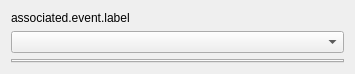
<?xml version="1.0" encoding="UTF-8"?>
<ui version="4.0">
 <class>KeyBindingConfiguration</class>
 <widget class="QWidget" name="KeyBindingConfiguration">
  <property name="geometry">
   <rect>
    <x>0</x>
    <y>0</y>
    <width>355</width>
    <height>55</height>
   </rect>
  </property>
  <property name="windowTitle">
   <string notr="true"/>
  </property>
  <layout class="QVBoxLayout" name="verticalLayout">
   <item>
    <widget class="QLabel" name="bindingTypelabel">
     <property name="text">
      <string notr="true" extracomment="Key event association label">associated.event.label</string>
     </property>
    </widget>
   </item>
   <item>
    <widget class="QComboBox" name="bindingTypeComboBox"/>
   </item>
   <item>
    <widget class="QTabWidget" name="bindingEvents">
     <property name="currentIndex">
      <number>-1</number>
     </property>
    </widget>
   </item>
  </layout>
 </widget>
 <resources/>
 <connections/>
</ui>
